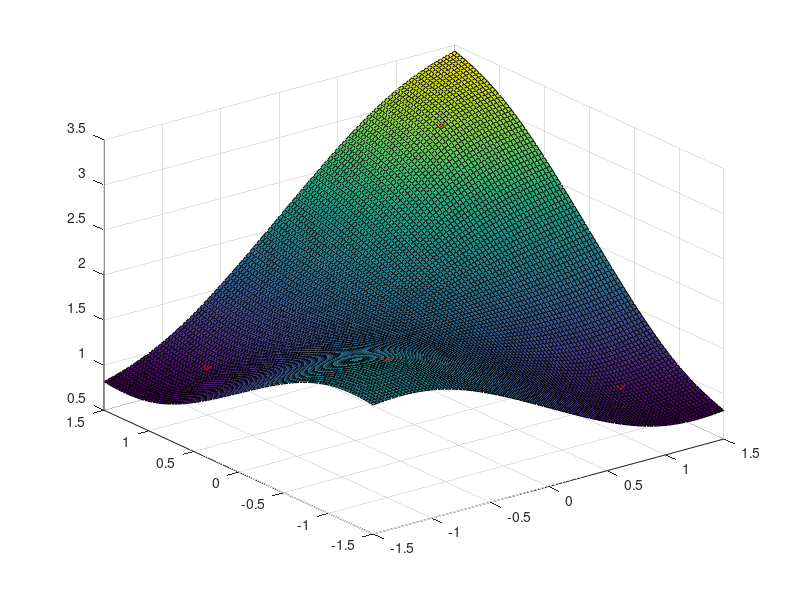

Source code (MATLAB):
y = [3;1;1;2];
X = [1 1;1 -1;-1 1;-1 -1];

P = [ones(size(X,1),1) X]';
lambda = 0;

N = size(X, 1);
squaredDistance = zeros(N, N);
for coordinateNumber = 1 : 2
    squaredDistance = squaredDistance + ...
        (repmat(X(:, coordinateNumber), [1 N]) - ...
         repmat(X(:, coordinateNumber)', [N 1])).^2;
end
K = log( squaredDistance + eps ) .* squaredDistance / 2;

ab = [K P'; P zeros(size(P,1))] \ [y; zeros(size(P,1),1)];
ab2 = inv([K P'; P zeros(size(P,1))])*[y; zeros(size(P,1),1)];
ab3 = pinv([K P'; P zeros(size(P,1))])*[y; zeros(size(P,1),1)];

a = ab(1:size(X,1));
b = ab(size(X,1) + 1:size(ab,1));

%y2 = [K P']*ab;

points = 100;
Xnew = linspace(-1.5,1.5,points);
[X1, X2] = meshgrid(Xnew,Xnew);
Xnew = [X1(:) X2(:)];

N_a = size(Xnew, 1);
N_b = size(X,1);
squaredDistance = zeros(N_a, N_b);
for coordinateNumber = 1 : 2
    squaredDistance = squaredDistance + ...
        (repmat(Xnew(:, coordinateNumber), [1 N_b]) - ...
         repmat(X(:, coordinateNumber)', [N_a 1])).^2;
end

Kx = log( squaredDistance + eps ) .* squaredDistance / 2;
Px = [ones(size(Xnew,1),1) Xnew]';

y2 = [Kx Px'] * ab;

surf(X1,X2,reshape(y2,size(X1)));
hold on
plot3(X(1,1),X(1,2),y(1),'rx');
hold on
plot3(X(2,1),X(2,2),y(2),'rx');
hold on
plot3(X(3,1),X(3,2),y(3),'rx');
hold on
plot3(X(4,1),X(4,2),y(4),'rx');

al = zeros(size(X,1),4);
bl = zeros(size(X,2) + 1,4);
i = 1;
for lambda=[0.1,1,10,100]
    KL = K + lambda*eye(size(K,1));
    abl = [KL P'; P zeros(size(P,1))] \ [y; zeros(size(P,1),1)];
    al(:,i) = abl(1:size(X,1));
    bl(:,i) = abl(size(X,1) + 1:size(abl,1));
    i = i + 1;
end